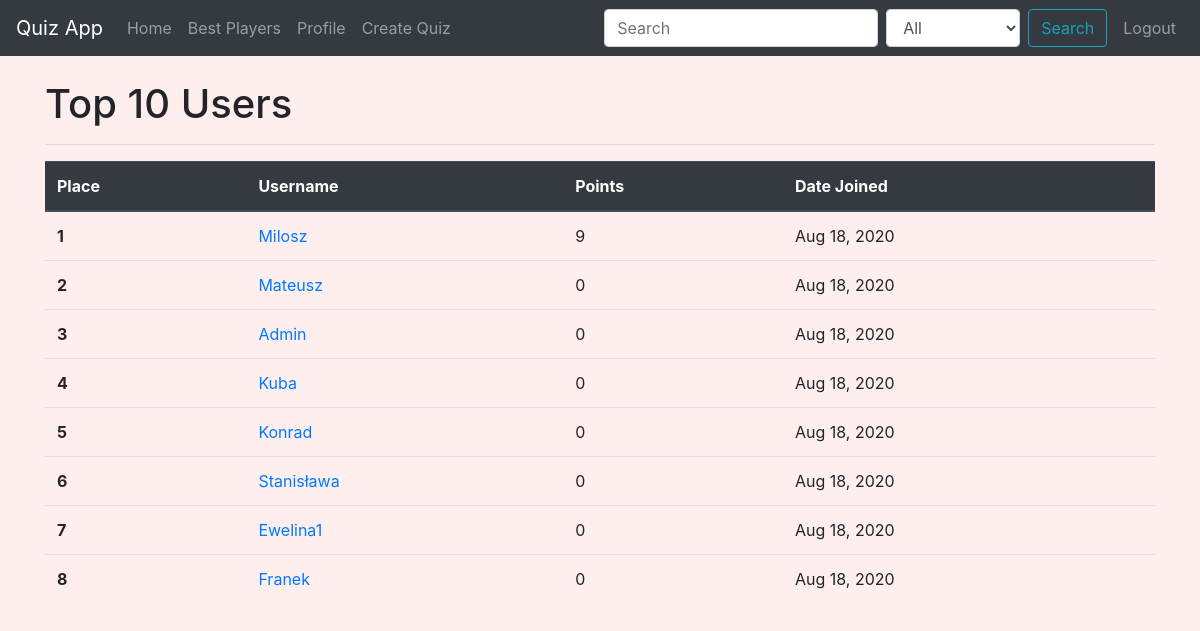
Screenshot of /accounts/best-players/ (signed in) with the database file from the repository.
### accounts/models.py (models this page shows, shortened)
class Profile(models.Model):
	user = models.OneToOneField(User, on_delete=models.CASCADE)
	image = models.ImageField(upload_to='profile_images', default='default.png')
	points = models.IntegerField(default=0)
	date_joined = models.DateTimeField(auto_now_add=True, null=True)

### accounts/views.py (the view)
# urls.py: path('best-players/', views.BestPlayersListView.as_view(), name='best_players'),
class BestPlayersListView(ListView):
	model = Profile
	queryset = Profile.objects.order_by('-points')[:10]

### quiz/context_processors.py (called while the page is built)
def categories_processor(request):
	categories = Category.objects.all()
	return dict(categories=categories)

### quiz/models.py (called while the page is built)
	def __str__(self):
		return self.name

### accounts/templates/accounts/profile_list.html (shortened to what this page needs)
{% extends "quiz/base.html" %}
{% load crispy_forms_tags %}
{% block content %}
	<h1>Top 10 Users</h1>
	<hr>
	<table class="table">
	<thead class="thead-dark">
		<tr>
			<th scope="col">Place</th>
			<th scope="col">Username</th>
			<th scope="col">Points</th>
			<th scope="col">Date Joined</th>
		</tr>
	</thead>
	<tbody>
	{% for profile in object_list %}
			<tr>
			  <th scope="row">{{ forloop.counter }}</th>
			  <td><a href="{% url 'accounts:user_view' profile.user.pk %}">{{ profile.user.username }}</a></td>
			  <td>{{ profile.points }}</td>
			  <td>{{ profile.date_joined|date:"M d, Y" }}</td>
			</tr>
	{% endfor %}
	</tbody>
	</table>
{% endblock content %}

### quiz/static/quiz/main.css (style rules this page uses)
body { background-color: #feeeee; }

### rows the page displays
Profile: user.username "Milosz", points "9", date_joined "Aug 18, 2020"
Profile: user.username "Mateusz", points "0", date_joined "Aug 18, 2020"
Profile: user.username "Admin", points "0", date_joined "Aug 18, 2020"
Profile: user.username "Kuba", points "0", date_joined "Aug 18, 2020"
Profile: user.username "Konrad", points "0", date_joined "Aug 18, 2020"
Profile: user.username "Stanisława", points "0", date_joined "Aug 18, 2020"
Profile: user.username "Ewelina1", points "0", date_joined "Aug 18, 2020"
Profile: user.username "Franek", points "0", date_joined "Aug 18, 2020"
